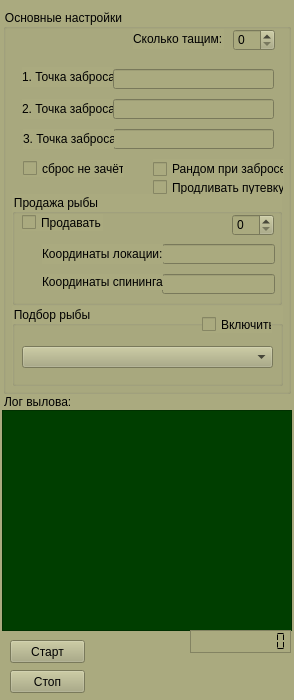
<?xml version="1.0" encoding="UTF-8"?>
<ui version="4.0">
 <class>MainWindow</class>
 <widget class="QMainWindow" name="MainWindow">
  <property name="geometry">
   <rect>
    <x>0</x>
    <y>0</y>
    <width>294</width>
    <height>700</height>
   </rect>
  </property>
  <property name="windowTitle">
   <string>Бот - спининг 1.0.0</string>
  </property>
  <property name="windowIcon">
   <iconset>
    <normaloff>img/logo.ico</normaloff>img/logo.ico</iconset>
  </property>
  <property name="styleSheet">
   <string notr="true">background-color: rgb(170, 170, 127);</string>
  </property>
  <widget class="QWidget" name="centralwidget">
   <widget class="QPushButton" name="btnStart">
    <property name="geometry">
     <rect>
      <x>10</x>
      <y>640</y>
      <width>75</width>
      <height>23</height>
     </rect>
    </property>
    <property name="text">
     <string>Старт</string>
    </property>
   </widget>
   <widget class="QPushButton" name="btnStop">
    <property name="geometry">
     <rect>
      <x>10</x>
      <y>670</y>
      <width>75</width>
      <height>23</height>
     </rect>
    </property>
    <property name="text">
     <string>Стоп</string>
    </property>
   </widget>
   <widget class="QTextBrowser" name="txtLog">
    <property name="geometry">
     <rect>
      <x>2</x>
      <y>410</y>
      <width>290</width>
      <height>221</height>
     </rect>
    </property>
    <property name="styleSheet">
     <string notr="true">background-color: rgb(0, 62, 0);
color: rgb(255, 255, 255);</string>
    </property>
   </widget>
   <widget class="QGroupBox" name="groupBox">
    <property name="geometry">
     <rect>
      <x>3</x>
      <y>9</y>
      <width>288</width>
      <height>385</height>
     </rect>
    </property>
    <property name="title">
     <string>Основные настройки</string>
    </property>
    <widget class="QSpinBox" name="toPull">
     <property name="geometry">
      <rect>
       <x>230</x>
       <y>20</y>
       <width>42</width>
       <height>22</height>
      </rect>
     </property>
     <property name="value">
      <number>0</number>
     </property>
    </widget>
    <widget class="QLabel" name="label">
     <property name="geometry">
      <rect>
       <x>130</x>
       <y>20</y>
       <width>91</width>
       <height>20</height>
      </rect>
     </property>
     <property name="text">
      <string>Сколько тащим:</string>
     </property>
    </widget>
    <widget class="QCheckBox" name="checkBox">
     <property name="geometry">
      <rect>
       <x>20</x>
       <y>151</y>
       <width>101</width>
       <height>17</height>
      </rect>
     </property>
     <property name="text">
      <string>сброс не зачёт</string>
     </property>
    </widget>
    <widget class="QLineEdit" name="point1">
     <property name="geometry">
      <rect>
       <x>110</x>
       <y>60</y>
       <width>161</width>
       <height>20</height>
      </rect>
     </property>
     <property name="text">
      <string/>
     </property>
     <property name="alignment">
      <set>Qt::AlignCenter</set>
     </property>
    </widget>
    <widget class="QLineEdit" name="point2">
     <property name="geometry">
      <rect>
       <x>110</x>
       <y>90</y>
       <width>161</width>
       <height>20</height>
      </rect>
     </property>
     <property name="alignment">
      <set>Qt::AlignCenter</set>
     </property>
    </widget>
    <widget class="QLineEdit" name="point3">
     <property name="geometry">
      <rect>
       <x>110</x>
       <y>120</y>
       <width>161</width>
       <height>20</height>
      </rect>
     </property>
     <property name="alignment">
      <set>Qt::AlignCenter</set>
     </property>
    </widget>
    <widget class="QLabel" name="label_3">
     <property name="geometry">
      <rect>
       <x>19</x>
       <y>58</y>
       <width>91</width>
       <height>20</height>
      </rect>
     </property>
     <property name="text">
      <string>1. Точка заброса:</string>
     </property>
    </widget>
    <widget class="QLabel" name="label_4">
     <property name="geometry">
      <rect>
       <x>19</x>
       <y>90</y>
       <width>91</width>
       <height>20</height>
      </rect>
     </property>
     <property name="text">
      <string>2. Точка заброса:</string>
     </property>
    </widget>
    <widget class="QLabel" name="label_5">
     <property name="geometry">
      <rect>
       <x>20</x>
       <y>120</y>
       <width>91</width>
       <height>20</height>
      </rect>
     </property>
     <property name="text">
      <string>3. Точка заброса:</string>
     </property>
    </widget>
    <widget class="QCheckBox" name="random">
     <property name="geometry">
      <rect>
       <x>150</x>
       <y>150</y>
       <width>131</width>
       <height>20</height>
      </rect>
     </property>
     <property name="text">
      <string>Рандом при забросе</string>
     </property>
    </widget>
    <widget class="QCheckBox" name="travel">
     <property name="geometry">
      <rect>
       <x>150</x>
       <y>170</y>
       <width>131</width>
       <height>17</height>
      </rect>
     </property>
     <property name="text">
      <string>Продливать путевку</string>
     </property>
    </widget>
    <widget class="QGroupBox" name="groupBox_2">
     <property name="geometry">
      <rect>
       <x>9</x>
       <y>185</y>
       <width>270</width>
       <height>111</height>
      </rect>
     </property>
     <property name="title">
      <string>Продажа рыбы</string>
     </property>
     <widget class="QCheckBox" name="sale">
      <property name="geometry">
       <rect>
        <x>10</x>
        <y>20</y>
        <width>81</width>
        <height>17</height>
       </rect>
      </property>
      <property name="text">
       <string>Продавать</string>
      </property>
     </widget>
     <widget class="QSpinBox" name="saleCount">
      <property name="geometry">
       <rect>
        <x>220</x>
        <y>20</y>
        <width>42</width>
        <height>22</height>
       </rect>
      </property>
     </widget>
     <widget class="QLineEdit" name="coordLocacion">
      <property name="geometry">
       <rect>
        <x>150</x>
        <y>50</y>
        <width>113</width>
        <height>20</height>
       </rect>
      </property>
      <property name="alignment">
       <set>Qt::AlignCenter</set>
      </property>
     </widget>
     <widget class="QLineEdit" name="coordSpin">
      <property name="geometry">
       <rect>
        <x>150</x>
        <y>80</y>
        <width>113</width>
        <height>20</height>
       </rect>
      </property>
      <property name="alignment">
       <set>Qt::AlignCenter</set>
      </property>
     </widget>
     <widget class="QLabel" name="label_6">
      <property name="geometry">
       <rect>
        <x>30</x>
        <y>50</y>
        <width>121</width>
        <height>20</height>
       </rect>
      </property>
      <property name="text">
       <string>Координаты локации:</string>
      </property>
     </widget>
     <widget class="QLabel" name="label_7">
      <property name="geometry">
       <rect>
        <x>30</x>
        <y>80</y>
        <width>121</width>
        <height>16</height>
       </rect>
      </property>
      <property name="text">
       <string>Координаты спининга:</string>
      </property>
     </widget>
    </widget>
    <widget class="QGroupBox" name="groupBox_3">
     <property name="geometry">
      <rect>
       <x>9</x>
       <y>297</y>
       <width>271</width>
       <height>80</height>
      </rect>
     </property>
     <property name="title">
      <string>Подбор рыбы</string>
     </property>
     <widget class="QCheckBox" name="selestedFish">
      <property name="geometry">
       <rect>
        <x>190</x>
        <y>10</y>
        <width>70</width>
        <height>17</height>
       </rect>
      </property>
      <property name="text">
       <string>Включить</string>
      </property>
     </widget>
     <widget class="QComboBox" name="FishName">
      <property name="geometry">
       <rect>
        <x>10</x>
        <y>40</y>
        <width>251</width>
        <height>22</height>
       </rect>
      </property>
     </widget>
    </widget>
   </widget>
   <widget class="QLabel" name="label_2">
    <property name="geometry">
     <rect>
      <x>4</x>
      <y>395</y>
      <width>160</width>
      <height>13</height>
     </rect>
    </property>
    <property name="text">
     <string>Лог вылова:</string>
    </property>
   </widget>
   <widget class="QLCDNumber" name="lcdNumber">
    <property name="geometry">
     <rect>
      <x>190</x>
      <y>630</y>
      <width>101</width>
      <height>23</height>
     </rect>
    </property>
    <property name="frameShape">
     <enum>QFrame::StyledPanel</enum>
    </property>
    <property name="digitCount">
     <number>10</number>
    </property>
    <property name="segmentStyle">
     <enum>QLCDNumber::Flat</enum>
    </property>
   </widget>
  </widget>
 </widget>
 <resources/>
 <connections/>
</ui>
